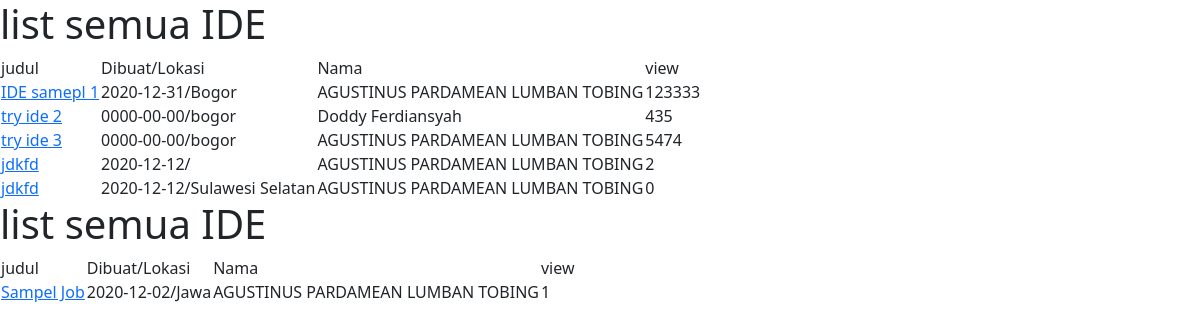
The page / on the database its author committed.
### tables this page shows
CREATE TABLE `IDE_tabel` (
  `id` int(11) NOT NULL,
  `id_user` int(11) NOT NULL,
  `judul` text DEFAULT NULL,
  `Deskripsi` text DEFAULT NULL,
  `Di_Kirim` date NOT NULL,
  `Progres` int(3) NOT NULL,
  `Lokasi` varchar(3000) DEFAULT NULL,
  `view` int(12) NOT NULL
);

CREATE TABLE `user` (
  `id` int(11) NOT NULL,
  `name` varchar(128) NOT NULL,
  `email` varchar(128) NOT NULL,
  `No_wa` varchar(14) NOT NULL,
  `image` varchar(128) NOT NULL,
  `password` varchar(256) NOT NULL,
  `role_id` int(11) NOT NULL,
  `is_active` int(1) NOT NULL,
  `date_created` int(11) NOT NULL
);

CREATE TABLE `JOB_Tabel` (
  `id` int(11) NOT NULL,
  `id_user` int(11) NOT NULL,
  `judul` text DEFAULT NULL,
  `Deskripsi` text DEFAULT NULL,
  `Di_Kirim` date NOT NULL,
  `Progres` int(3) NOT NULL,
  `Lokasi` varchar(3000) DEFAULT NULL,
  `view` int(11) NOT NULL
);

### application/controllers/F.php (called while the page is built, shortened)
<?php
class F extends CI_Controller
{
    public function __construct()
    {
        $this->load->view('IDE/head');
    }
    public function index()
    {
        $data['val'] = [$this->All_data(), $this->daerah()];
        $this->list_semua_IDE($data);
        $this->list_semua_JOB($data);
    }
    public function list_semua_IDE($pas)
    {
        $mas = $pas['val'][0]['get_all']['IDE_tabel'];
        $data['data'] = $mas;
        $this->load->view('IDE/list_semua_IDE', $data);
    }
    public function list_semua_JOB($pas)
    {
        $mas = $pas['val'][0]['get_all']['JOB_Tabel'];
        $data['data'] = $mas;
        $this->load->view('IDE/list_semua_JOB', $data);
    }
    public function All_data()
    {
        $data = [];
        $tabel_call = ['IDE_tabel', 'JOB_Tabel'];
        foreach ($tabel_call as $key => $value) {
            $vs[$value] = $this->all_IJ($value);
        }
        $data['get_all'] = $vs;
        return $data;
    }
    public function daerah()
    {
        $curl = curl_init();
        $response = curl_exec($curl);
        $err = curl_error($curl);
        if ($err) {
            echo "cURL Error #:" . $err;
        } else {
            return json_decode($response);
        }
    }
    public function all_IJ($tabel)
    {
        $cos = $this->db->get($tabel)->result();
        foreach ($cos as $key => $value) {
            $set = array('id' => $value->id_user);
            $ey = $this->db->get_where('user', $set)->result();
            foreach ($ey as $key1 => $value2) {
                $data[$key]['user'] = $value2;
            }
            $data[$key]['ide'] = $value;
        }
        return $data;
    }
}

### index.php (called while the page is built, shortened)
<?php
require_once BASEPATH.'core/CodeIgniter.php';

### application/views/IDE/list_semua_IDE.php (the view, shortened to what this page needs)
<h1>
</h1>
<table>
    <thead>
        <tr>
            <td>judul</td>
            <td>Dibuat/Lokasi</td>
            <td>Nama</td>
            <td>view</td>
        </tr>
    </thead>
    <tbody>
        <? foreach ($data as $key => $value) : ?>
            <tr>
                <td>
                    <a href="<?= base_url('/R?call=D&id=' . $value['ide']->id) ?>">
                        <?= $value['ide']->judul ?>
                    </a>
                </td>
                <td><?= $value['ide']->Di_Kirim . '/' . $value['ide']->Lokasi ?></td>
                <td><?= $value['user']->name ?></td>
                <td><?= $value['ide']->view ?></td>
            </tr>
        <? endforeach; ?>
    </tbody>
</table>

### application/views/IDE/head.php (shortened to what this page needs)
<link rel="stylesheet" href="">
<link href="https://cdn.jsdelivr.net/npm/bootstrap@5.0.0-beta1/dist/css/bootstrap.min.css" rel="stylesheet">

### application/views/IDE/list_semua_JOB.php
<h1>
    list semua IDE
</h1>
<table>
    <thead>
        <tr>
            <td>judul</td>
            <td>Dibuat/Lokasi</td>
            <td>Nama</td>
            <td>view</td>
        </tr>
    </thead>
    <tbody>
        <? foreach ($data as $key => $value) : ?>
            <tr>
                <td>
                    <a href="<?= base_url('/R?call=J&id=' . $value['ide']->id) ?>">
                        <?= $value['ide']->judul ?>
                    </a>
                </td>
                <td><?= $value['ide']->Di_Kirim . '/' . $value['ide']->Lokasi ?></td>
                <td><?= $value['user']->name ?></td>
                <td><?= $value['ide']->view ?></td>
            </tr>
        <? endforeach; ?>
    </tbody>
</table>

### rows shown on the page
ide_tabel: judul "IDE samepl 1", Di_Kirim "2020-12-31", Lokasi "Bogor", id_user.name "AGUSTINUS PARDAMEAN LUMBAN TOBING", view "123333"
ide_tabel: judul "try ide 2", Di_Kirim "0000-00-00", Lokasi "bogor", id_user.name "Doddy Ferdiansyah", view "435"
ide_tabel: judul "try ide 3", Di_Kirim "0000-00-00", Lokasi "bogor", id_user.name "AGUSTINUS PARDAMEAN LUMBAN TOBING", view "5474"
ide_tabel: judul "jdkfd", Di_Kirim "2020-12-12", id_user.name "AGUSTINUS PARDAMEAN LUMBAN TOBING", view "2"
ide_tabel: judul "jdkfd", Di_Kirim "2020-12-12", Lokasi "Sulawesi Selatan", id_user.name "AGUSTINUS PARDAMEAN LUMBAN TOBING", view "0"
job_tabel: judul "Sampel Job", Di_Kirim "2020-12-02", Lokasi "Jawa", id_user.name "AGUSTINUS PARDAMEAN LUMBAN TOBING", view "1"
